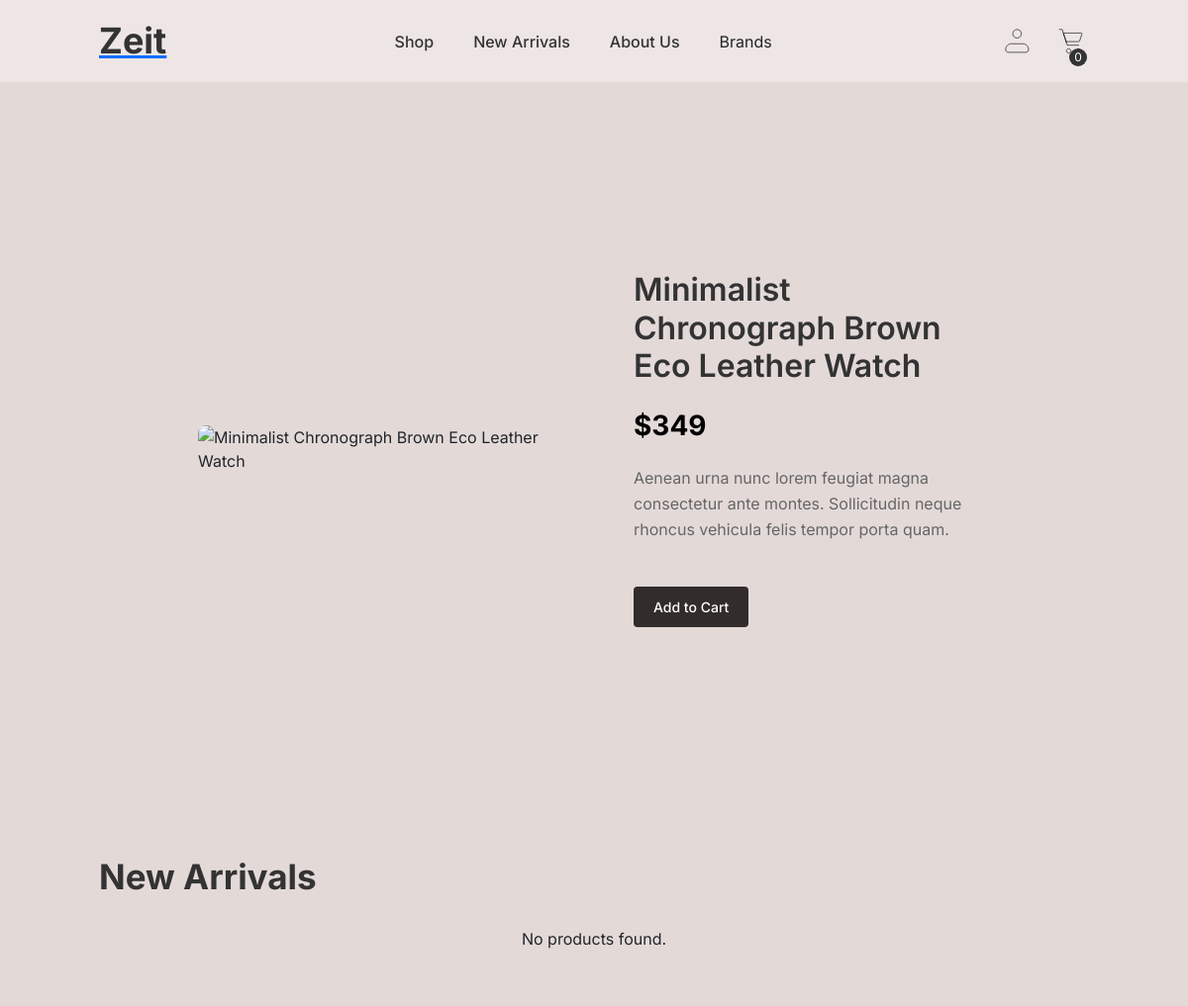
Before: / with the older database file.
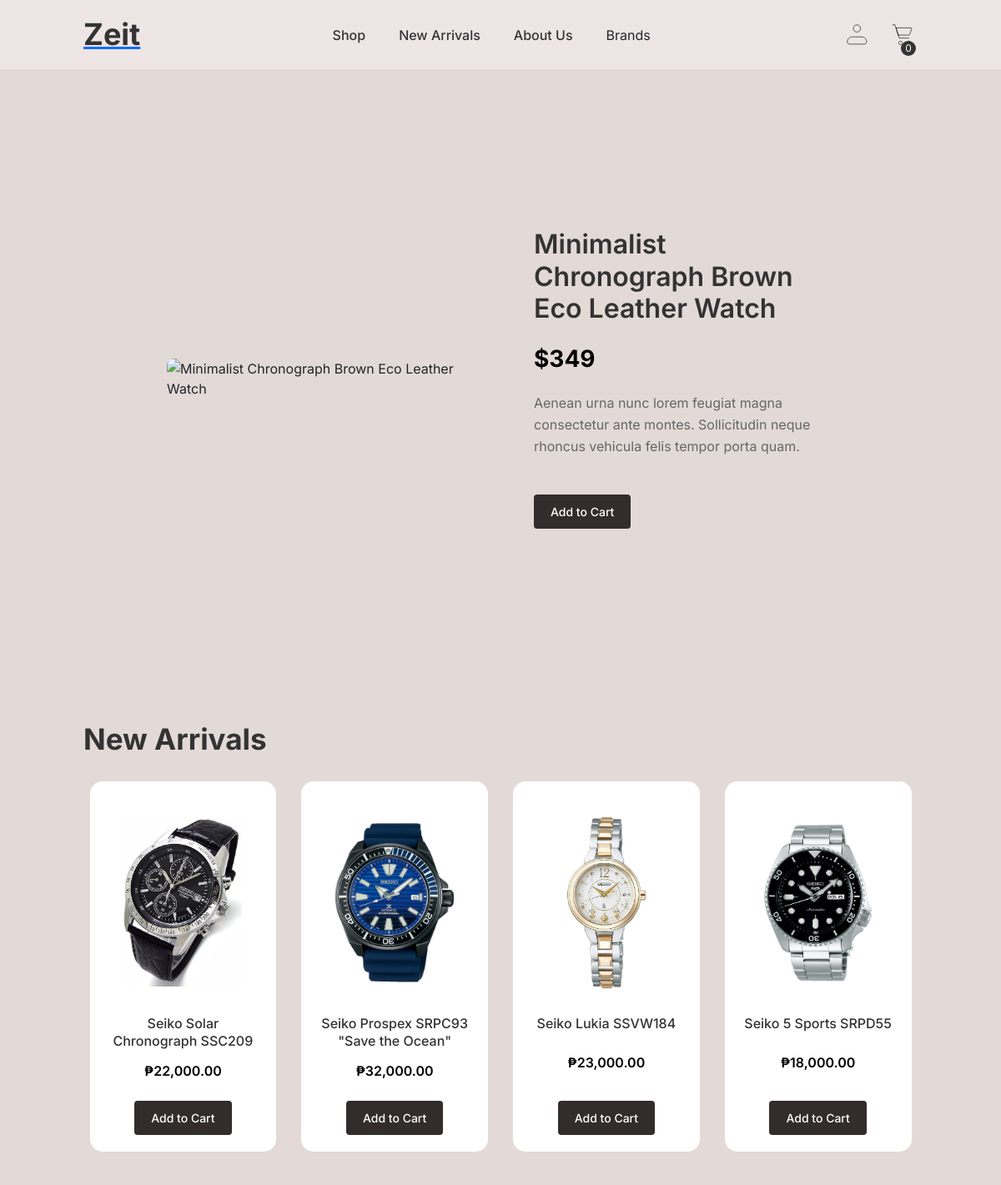
After: the same page with the newer database file.
### tables this page shows
CREATE TABLE `products` (
  `product_id` int NOT NULL AUTO_INCREMENT,
  `brand_id` int DEFAULT NULL,
  `category_id` int DEFAULT NULL,
  `gender` enum('Men','Women','Unisex') DEFAULT NULL,
  `branch_id` int DEFAULT NULL,
  `product_name` varchar(100) NOT NULL,
  `description` text,
  `price` decimal(10,2) NOT NULL,
  `stock` int DEFAULT '0',
  `is_available` enum('Yes','No') DEFAULT 'Yes',
  `image_url` varchar(255) DEFAULT NULL,
  `date_added` datetime DEFAULT CURRENT_TIMESTAMP,
  `dial_color` enum('Black','White','Blue','Silver','Gold','Green','Brown','Gray','Red','Rose Gold') DEFAULT NULL,
  `dial_shape` enum('Round','Square','Rectangle','Oval') DEFAULT NULL,
  `dial_type` enum('Analog','Digital','Hybrid') DEFAULT NULL,
  `strap_color` enum('Black','Brown','Silver','Gold','Blue','Gray','Green','Red','White','Rose Gold') DEFAULT NULL,
  `strap_material` enum('Leather','Metal','Rubber','Nylon') DEFAULT NULL,
  `style` enum('Casual','Formal','Sport','Luxury') DEFAULT NULL,
  PRIMARY KEY (`product_id`),
  KEY `fk_products_brand` (`brand_id`),
  KEY `fk_products_category` (`category_id`),
  KEY `fk_products_branch` (`branch_id`),
  CONSTRAINT `fk_products_branch` FOREIGN KEY (`branch_id`) REFERENCES `branches` (`branch_id`),
  CONSTRAINT `fk_products_brand` FOREIGN KEY (`brand_id`) REFERENCES `brands` (`brand_id`),
  CONSTRAINT `fk_products_category` FOREIGN KEY (`category_id`) REFERENCES `categories` (`category_id`)
);

### index.php (the view, shortened to what this page needs)
<!doctype html>
<html lang="en">
  <head>
    <link href="https://cdn.jsdelivr.net/npm/bootstrap@5.3.3/dist/css/bootstrap.min.css" rel="stylesheet">
    <link rel="stylesheet" href="styles/styles.css">
</head>
  <body>
    <div class="container-fluid">
    <?php require 'header-navbar.php' ?>
        <div class="carousel-section">
          <div id="watchCarousel" class="carousel slide" data-bs-ride="carousel">
            <div class="carousel-inner">
              <div class="carousel-item active">
                <div class="carousel-content">
                  <div class="carousel-image">
                    <img src="https://images.unsplash.com/photo-1523170335258-f5ed11844a49?ixlib=rb-4.0.3&auto=format&fit=crop&w=800&q=80" alt="Minimalist Chronograph Brown Eco Leather Watch">
                  </div>
                  <div class="carousel-text">
                    <h2>Minimalist<br>Chronograph Brown Eco Leather Watch</h2>
                    <p class="price">$349</p>
                    <p class="description">Aenean urna nunc lorem feugiat magna consectetur ante montes. Sollicitudin neque rhoncus vehicula felis tempor porta quam.</p>
                    <button class="add-to-cart-btn">Add to Cart</button>
                  </div>
                </div>
              </div>
            </div>
          </div>
        </div>
<div id="new-arrivals" class="new-arrivals-section">
  <h1>New Arrivals</h1>
  <div class='card-section'>
    <?php
    require_once 'config.php';
    $conn = getDBConnection($host, $user, $password, $database, $port);
    if ($conn) {
        $sql = "SELECT product_name, price, image_url FROM products
                ORDER BY date_added DESC
                LIMIT 4";
        $result = $conn->query($sql);
        if ($result && $result->num_rows > 0) {
            while($row = $result->fetch_assoc()) {
                $product_name = htmlspecialchars($row["product_name"]);
                $price = number_format($row["price"], 2);
                $image_url = $row["image_url"] ? htmlspecialchars($row["image_url"]) : 'img/products/default-watch.jpg';
                echo "
                <div class='item-card'>
                  <div class='card-image'>
                    <img src='{$image_url}' alt='{$product_name}'>
                  </div>
                  <div class='card-content'>
                    <h3 class='product-name'>{$product_name}</h3>
                    <p class='product-price'>₱{$price}</p>
                    <button class='add-to-cart-btn'>Add to Cart</button>
                  </div>
                </div>";
            }
        } else {
            echo "<p>No products found.</p>";
        }
    } else {
        echo "<p>Unable to load products.</p>";
    }
    ?>
  </div>
</div>
        </div>
  </body>
</html>

### header-navbar.php (shortened to what this page needs)
<div class="navbar">
  <a href="index.php"><h1>Zeit</h1></a>
  <div class="nav-links">
    <a href="shop.php">Shop</a>
    <a href="#new-arrivals">New Arrivals</a>
    <a href="about.php">About Us</a>
    <label for="brands">Brands</label>
  </div>
  <div class="icons">
    <a href="login.php"><img src="img/profile-icon.svg" alt="Profile"></a>
    <div style="position: relative;">
      <a href="cart.php"><img src="img/cart-icon.svg" alt="Cart"></a>
      <span class="cart-count">0</span>
    </div>
  </div>
</div>

### styles/styles.css (style rules this page uses)
.container-fluid { display: flex; flex-direction: column; min-height: 100vh; background-color: #EEE5E5; padding: 0px; font-family: 'Inter', sans-serif; }
.navbar { display: flex; flex-direction: row; align-items: center; justify-content: space-between; padding: 20px 200px; background-color: #EEE5E5; width: 100%; }
.navbar h1 { font-size: 36px; font-weight: 700; margin: 0; color: #333; flex-shrink: 0; }
.nav-links { display: flex; align-items: center; gap: 40px; margin: 0 auto; }
.nav-links a { text-decoration: none; color: #333; font-size: 16px; font-weight: 500; white-space: nowrap; transition: color 0.3s ease; }
.icons { display: flex; flex-direction: row; gap: 20px; align-items: center; flex-shrink: 0; }
.icons img { width: 35px; height: 35px; cursor: pointer; transition: opacity 0.3s ease; }
.cart-count { background-color: #333; color: white; border-radius: 50%; width: 18px; height: 18px; font-size: 12px; display: flex; align-items: center; justify-content: center; position: absolute; margin-left: 15px; margin-top: -10px; }
.carousel-section { background-color: #E3DAD8; padding: 80px 200px; height: 742px; display: flex; align-items: center; }
.carousel-content { display: flex; align-items: center; gap: 80px; width: 100%; }
.carousel-image { flex: 1; }
.carousel-image img { width: 100%; max-width: 500px; height: auto; border-radius: 8px; }
.carousel-text { flex: 1; }
.carousel-text h2 { font-size: 32px; font-weight: 600; line-height: 1.2; margin-bottom: 20px; color: #333; }
.carousel-text .price { font-size: 28px; font-weight: 700; color: #000; margin-bottom: 20px; }
.carousel-text .description { font-size: 16px; line-height: 1.6; color: #666; margin-bottom: 30px; }
.new-arrivals-section { background-color: #E3DAD8; padding: 40px 200px; display: flex; flex-direction: column; }
.new-arrivals-section h1 { font-size: 35px; font-weight: bold; margin-bottom: 30px; color: #333; text-align: left; }
.card-section { display: flex; flex-direction: row; gap: 35px; justify-content: flex-start; flex-wrap: wrap; }
.item-card { width: 350px; height: 444px; background-color: #FFFFFF; display: flex; flex-direction: column; border-radius: 15px; overflow: hidden; }
.card-image { margin-top: 30px; width: 100%; height: 230px; background-color: #FFFFFF; border-radius: 15px 15px 0 0; overflow: hidden; display: flex; align-items: center; justify-content: center; }
.card-image img { width: auto; height: auto; max-width: 90%; max-height: 90%; object-fit: contain; display: block; }
.card-content { padding: 20px; display: flex; flex-direction: column; align-items: center; flex-grow: 1; justify-content: space-between; text-align: center; }
.product-name { font-size: 16px; font-weight: 500; color: #333; margin: 0; line-height: 1.3; text-align: center; display: -webkit-box; -webkit-line-clamp: 2; -webkit-box-orient: vertical; overflow: hidden; }
.product-price { font-size: 16px; font-weight: 600; color: #000; margin: 5px 0 0 0; text-align: center; }
.add-to-cart-btn { background-color: #322C2C; color: #fff; border: none; padding: 10px 20px; font-size: 14px; font-weight: 500; border-radius: 4px; cursor: pointer; margin-top: 15px; width: auto; }
.card-section { display: grid; grid-template-columns: repeat(4, 1fr); gap: 35px; justify-items: center; }
.card-section { display: flex; justify-content: space-between; gap: 35px; }
.item-card { flex: 0 0 calc(25% - 26.25px); }
@media (max-width: 1200px) { .navbar { padding: 20px 100px; } }
@media (max-width: 1200px) { .new-arrivals-section { padding: 40px 100px; } }
@media (max-width: 1200px) { .card-section { flex-wrap: wrap; justify-content: center; gap: 30px; } }

Changed rows visible on the page:
added products: image_url (picture), product_name "Seiko Solar Chronograph SSC209", price "22,000.00"
added products: image_url (picture), product_name "Seiko Prospex SRPC93 \"Save the Ocean\"", price "32,000.00"
added products: image_url (picture), product_name "Seiko Lukia SSVW184", price "23,000.00"
added products: image_url (picture), product_name "Seiko 5 Sports SRPD55", price "18,000.00"
Other visible differences:
text no longer shown: "No products found."
